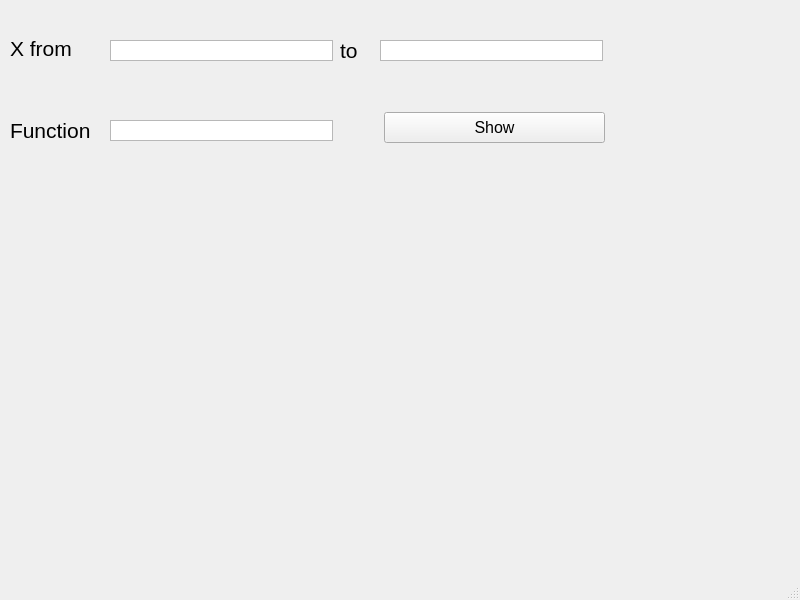
<?xml version="1.0" encoding="UTF-8"?>
<ui version="4.0">
 <class>MainWindow</class>
 <widget class="QMainWindow" name="MainWindow">
  <property name="geometry">
   <rect>
    <x>0</x>
    <y>0</y>
    <width>800</width>
    <height>600</height>
   </rect>
  </property>
  <property name="sizePolicy">
   <sizepolicy hsizetype="Fixed" vsizetype="Fixed">
    <horstretch>0</horstretch>
    <verstretch>0</verstretch>
   </sizepolicy>
  </property>
  <property name="windowTitle">
   <string>MainWindow</string>
  </property>
  <widget class="QWidget" name="centralwidget">
   <widget class="QLabel" name="label">
    <property name="geometry">
     <rect>
      <x>10</x>
      <y>30</y>
      <width>80</width>
      <height>36</height>
     </rect>
    </property>
    <property name="font">
     <font>
      <pointsize>16</pointsize>
     </font>
    </property>
    <property name="text">
     <string>X from</string>
    </property>
   </widget>
   <widget class="QTextEdit" name="xFrom">
    <property name="geometry">
     <rect>
      <x>110</x>
      <y>40</y>
      <width>223</width>
      <height>21</height>
     </rect>
    </property>
    <property name="font">
     <font>
      <pointsize>12</pointsize>
     </font>
    </property>
    <property name="verticalScrollBarPolicy">
     <enum>Qt::ScrollBarAlwaysOff</enum>
    </property>
   </widget>
   <widget class="QLabel" name="label_2">
    <property name="geometry">
     <rect>
      <x>340</x>
      <y>40</y>
      <width>80</width>
      <height>21</height>
     </rect>
    </property>
    <property name="font">
     <font>
      <pointsize>16</pointsize>
     </font>
    </property>
    <property name="text">
     <string>to</string>
    </property>
   </widget>
   <widget class="QTextEdit" name="xTo">
    <property name="geometry">
     <rect>
      <x>380</x>
      <y>40</y>
      <width>223</width>
      <height>21</height>
     </rect>
    </property>
    <property name="font">
     <font>
      <pointsize>12</pointsize>
     </font>
    </property>
    <property name="verticalScrollBarPolicy">
     <enum>Qt::ScrollBarAlwaysOff</enum>
    </property>
   </widget>
   <widget class="QLabel" name="label_3">
    <property name="geometry">
     <rect>
      <x>10</x>
      <y>110</y>
      <width>80</width>
      <height>41</height>
     </rect>
    </property>
    <property name="font">
     <font>
      <pointsize>16</pointsize>
     </font>
    </property>
    <property name="text">
     <string>Function</string>
    </property>
   </widget>
   <widget class="QTextEdit" name="function">
    <property name="geometry">
     <rect>
      <x>110</x>
      <y>120</y>
      <width>223</width>
      <height>21</height>
     </rect>
    </property>
    <property name="font">
     <font>
      <pointsize>12</pointsize>
     </font>
    </property>
    <property name="verticalScrollBarPolicy">
     <enum>Qt::ScrollBarAlwaysOff</enum>
    </property>
   </widget>
   <widget class="QPushButton" name="pushButton">
    <property name="geometry">
     <rect>
      <x>384</x>
      <y>112</y>
      <width>221</width>
      <height>31</height>
     </rect>
    </property>
    <property name="font">
     <font>
      <pointsize>12</pointsize>
     </font>
    </property>
    <property name="text">
     <string>Show</string>
    </property>
   </widget>
  </widget>
  <widget class="QMenuBar" name="menubar">
   <property name="geometry">
    <rect>
     <x>0</x>
     <y>0</y>
     <width>800</width>
     <height>21</height>
    </rect>
   </property>
  </widget>
  <widget class="QStatusBar" name="statusbar"/>
 </widget>
 <resources/>
 <connections/>
</ui>
